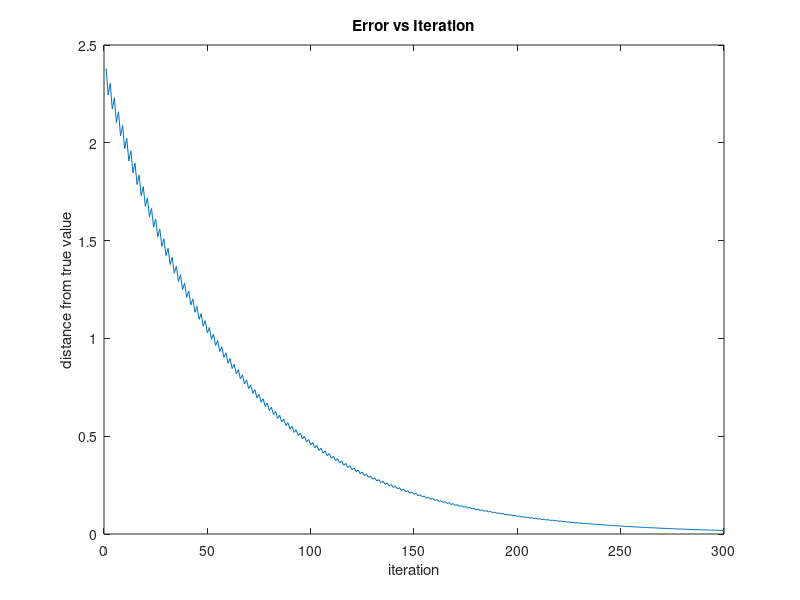

Write MATLAB code to recreate this figure.
W = [1 2; 3 4];
P = [2;3];
f = W^-1 * P;

f0 = [0;0];

w1 = W(1,:)';
w2 = W(2,:)';
%P1 = A1*A1'/(A1'*A1);
%P2 = A2*A2'/(A2'*A2);

N = 300;
e = zeros(1,N);

for n = 1:N
    %P = P1;
    w = w1;
    p = P(1);
    if(mod(n,2))
        %P=P2;
        w=w2;
        p = P(2);
    end
    f1 = f0 - ((w'*f0-p)/(w'*w))' * w;
    e(n) = pdist(f1-f,'euclidean');
    f0 = f1;
end

plot(e)
title('Error vs Iteration')
xlabel('iteration')
ylabel('distance from true value')
